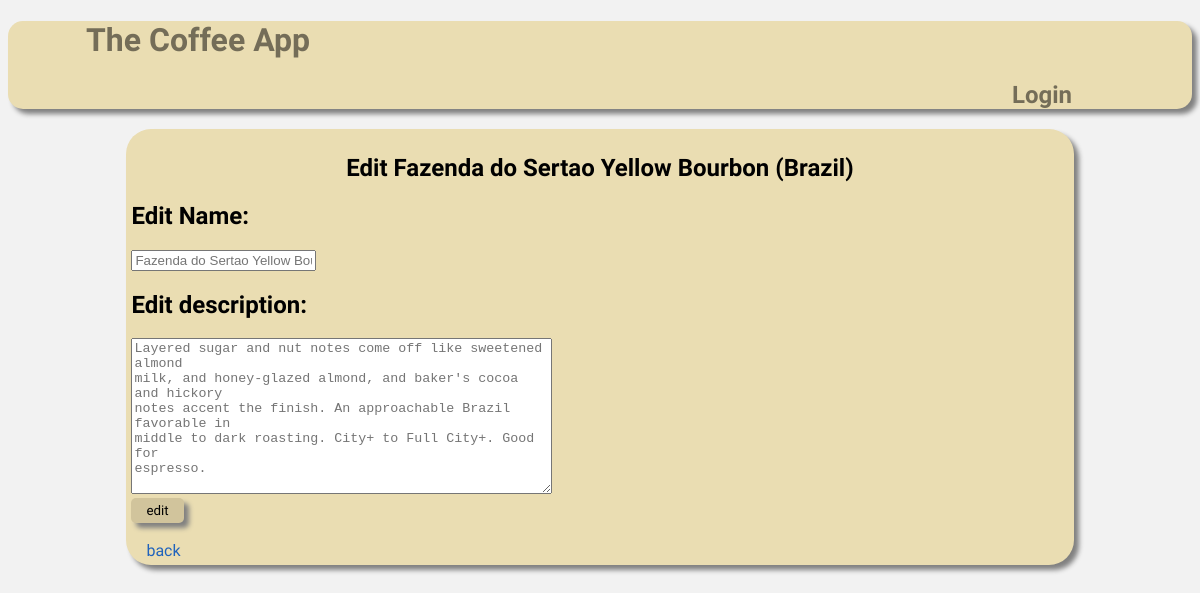
The app's page /edit-single-coffee/1 with its own data.
### database_setup.py (models this page shows)
class Coffee(Base):
    __tablename__ = 'coffee'
    id = Column(Integer, primary_key=True)
    name = Column(String(250), nullable=False)
    description = Column(String(250))
    origin_id = Column(Integer, ForeignKey('origin.id'))
    origin = relationship(Origin)

class Origin(Base):
    __tablename__ = 'origin'
    id = Column(Integer, primary_key=True)
    name = Column(String(250), nullable=False)

### project.py (the view)
@app.route('/edit-single-coffee/<int:coffee_id>', methods=['GET', 'POST'])
def editSingleCoffee(coffee_id):
    coffee = session.query(Coffee).filter_by(id=coffee_id).one()
    origin = session.query(Origin).filter_by(id=coffee.origin_id).one()
    if request.method == 'POST':
        coffee.name = request.form['edit-coffee']
        session.commit()
        return redirect(url_for('showCoffee', coffee_id=coffee.id))
    return render_template('edit-coffee.html', coffee=coffee, origin=origin)

### templates/edit-coffee.html (shortened to what this page needs)
{% extends "main.html" %}
{% block content %}
<h2 class="sub-header">Edit {{coffee.name}} ({{origin.name}})</h2>
<form action='{{ url_for('editCoffee', coffee_id=coffee.id) }}' method="post">
  <h2>Edit Name: </h2>
  <input type="text" name="edit-coffee" placeholder="{{coffee.name}}"/>
  <h2>Edit description: </h2>
  <textarea name="new-coffee-description" cols="50" rows="10" placeholder="{{coffee.description}}"></textarea>
  <br>
  <input type="submit" value="edit"/>
</form>
<br />
<a href="{{ url_for('showHomePage') }}" class="back-button">back</a>
{% endblock %}

### static/style.css (style rules this page uses)
* { box-sizing: border-box; }
header, h1, h2, h4 { font-family: 'Bungee Inline', cursive; }
a, .coffee-description { font-family: 'Comfortaa', cursive; }
.sub-header { text-align: center; }
.back-button, .button { margin: 15px; position: relative; }
body { background-color: #f2f2f2; }
input[type=submit] { padding:5px 15px; background: #d1c49c; border:0 none; cursor:pointer; -webkit-border-radius: 5px; border-radius: 5px; box-shadow: 5px 5px 5px grey; font-family: 'Bungee Inline', cursive; }
a { text-decoration: none; color: #2063bc; }

### records on screen
Coffee: name "Fazenda do Sertao Yellow Bourbon", edit-coffee "Fazenda do Sertao Yellow Bourbon", new-coffee-description "Layered sugar and nut notes come off like sweetened almond milk, and honey-glazed almond, and baker's cocoa and hickory notes accent the finish. An approachable Brazil favorable in middle to dark roasting. City+ to Full City+. Good for espresso."
Origin: name "Brazil"
